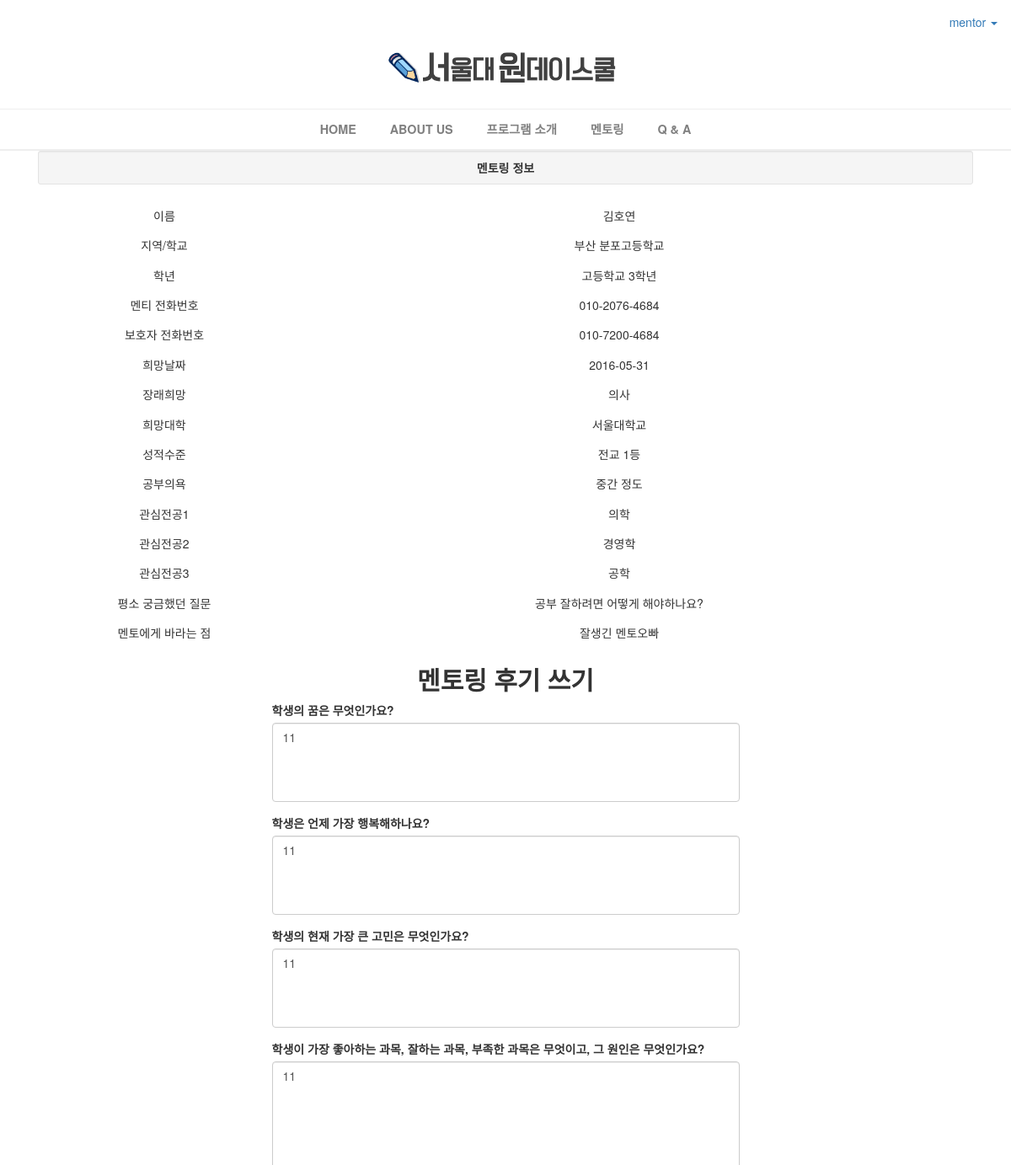
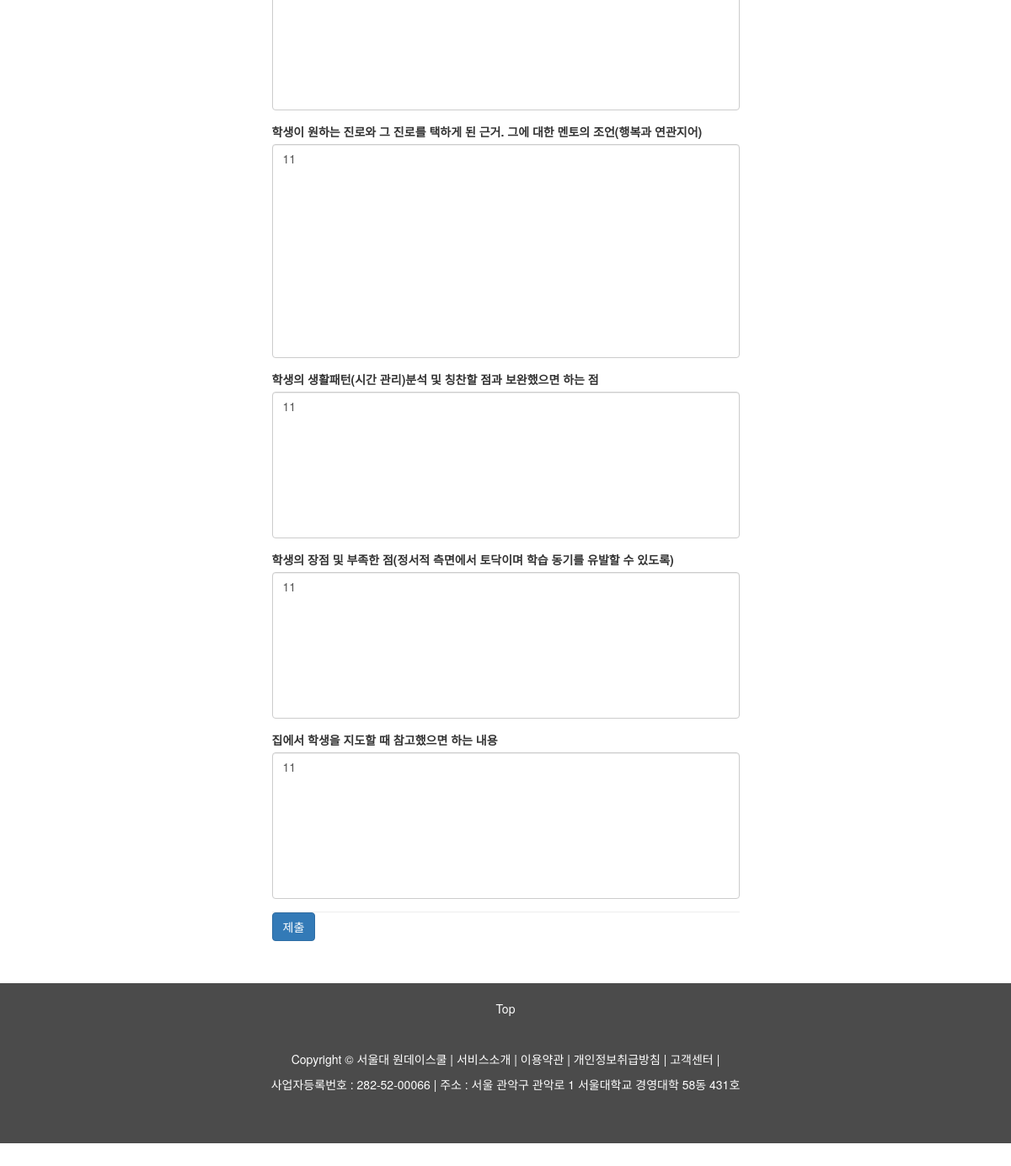
Page /mentoring/5/mentorfeedback/edit/ (signed in) on the committed database (2 pictures, top to bottom).
### mentoring/models.py (models this page shows, shortened)
class Mentoring(models.Model):
    created_at = models.DateTimeField(auto_now_add=True)
    author = models.ForeignKey(settings.AUTH_USER_MODEL, default='1')
    acceptor = models.CharField(max_length=20, default='1', verbose_name='멘토 전화번호')
    capacity = models.PositiveSmallIntegerField(default=0)
    name = models.CharField(max_length=20, verbose_name='이름')
    area_highschool = models.CharField(max_length=40, verbose_name='지역/학교')
    grade = models.CharField(max_length=20, verbose_name='학년')
    phone_mentee = models.CharField(max_length=20, blank=True, verbose_name='학생 전화번호')
    phone_keeper = models.CharField(max_length=20, verbose_name='보호자 전화번호')
    date = models.CharField(max_length=20, verbose_name='희망 날짜')
    wannabe = models.CharField(max_length=40, verbose_name='장래희망')
    university = models.CharField(max_length=30, verbose_name='희망대학')
    rating = models.CharField(max_length=20, verbose_name='성적수준')
    will_to_study = models.CharField(max_length=30, choices=RATING_CHOICES, verbose_name='공부의욕')
    major1 = models.CharField(max_length=40, verbose_name='관심전공1')
    major2 = models.CharField(max_length=40, verbose_name='관심전공2')
    major3 = models.CharField(max_length=40, verbose_name='관심전공3')
    questions = models.TextField(max_length=2000, verbose_name='평소 궁금했던 질문')
    requirements = models.TextField(max_length=2000, verbose_name='멘토에게 바라는 점')
    is_recommended = models.PositiveSmallIntegerField(unique=True, blank=True, null=True)

class Mentorfeedback(models.Model):
    mentoring = models.OneToOneField(Mentoring)
    mentor = models.ForeignKey(settings.AUTH_USER_MODEL)
    created_at = models.DateTimeField(auto_now_add=True)
    dream = models.TextField(max_length=1000, verbose_name="학생의 꿈은 무엇인가요?")
    happiness = models.TextField(max_length=1000, verbose_name="학생은 언제 가장 행복해하나요?")
    worry = models.TextField(max_length=1000, verbose_name="학생의 현재 가장 큰 고민은 무엇인가요?")
    subjects = models.TextField(max_length=1000, verbose_name="학생이 가장 좋아하는 과목, 잘하는 과목, 부족한 과목은 무엇이고, 그 원인은 무엇인가요?")
    future_path = models.TextField(max_length=1000, verbose_name="학생이 원하는 진로와 그 진로를 택하게 된 근거. 그에 대한 멘토의 조언(행복과 연관지어)")
    lifestyle = models.TextField(max_length=1000, verbose_name="학생의 생활패턴(시간 관리)분석 및 칭찬할 점과 보완했으면 하는 점")
    sw =models.TextField(max_length=1000, verbose_name="학생의 장점 및 부족한 점(정서적 측면에서 토닥이며 학습 동기를 유발할 수 있도록)")
    reference = models.TextField(max_length=1000, verbose_name="집에서 학생을 지도할 때 참고했으면 하는 내용")

### mentoring/views.py (the view)
# urls.py: url(r'^(?P<pk>[0-9]+)/mentorfeedback/edit/$', views.mentorfeedback_edit, name='mentorfeedback_edit'),
@login_required
def mentorfeedback_edit(request, pk):
    mentoring = get_object_or_404(Mentoring, pk=pk)
    mentorfeedback = mentoring.mentorfeedback
    if request.method == "POST":
        mentorfeedbackform = MentorfeedbackForm(request.POST, instance=mentorfeedback)
        if mentorfeedbackform.is_valid():
            mentorfeedback = mentorfeedbackform.save(commit=False)
            mentorfeedback.mentoring = mentoring
            mentorfeedback.mentor = request.user
            mentorfeedback.save()
            return redirect(mentorfeedback_detail, pk=pk)
    else:
        mentorfeedbackform = MentorfeedbackForm(instance=mentorfeedback)
    return render(request, 'mentoring/mentorfeedback_form.html', {
        'mentorfeedbackform' : mentorfeedbackform,
        'mentoring' : mentoring,
        })

### mentoring/templates/mentoring/mentorfeedback_form.html (shortened to what this page needs)
{% extends 'mentoring/base.html' %}
{% load staticfiles %}
{% load bootstrap3 %}
{% block style %}
    <link rel="stylesheet" href="{% static 'plan_form.css' %}" />
{% endblock %}
{% block content %}
{% if user.profile.phone == mentoring.acceptor %}
<div class="container">
    <div class="col-md-12" style="text-align: center;">
        <div class="well well-sm">
        <strong>멘토링 정보</strong>
        </div>
        <div>
          <ul class="nav">
            <div class="col-md-12">
                <div class="col-sm-3">
                    <h5>이름</h5>
                </div>
                <div class="col-sm-9">
                    <h5>{{mentoring.name}}</h5>
                </div>
            </div><div class="col-md-12">
                <div class="col-sm-3">
                    <h5>지역/학교</h5>
                </div>
                <div class="col-sm-9">
                    <h5>{{mentoring.area_highschool}}</h5>
                </div>
            </div><div class="col-md-12">
                <div class="col-sm-3">
                    <h5>학년</h5>
                </div>
                <div class="col-sm-9">
                    <h5>{{mentoring.grade}}</h5>
                </div>
            </div><div class="col-md-12">
                <div class="col-sm-3">
                    <h5>멘티 전화번호</h5>
                </div>
                <div class="col-sm-9">
                    <h5>{{mentoring.phone_mentee}}</h5>
                </div>
            </div><div class="col-md-12">
                <div class="col-sm-3">
                    <h5>보호자 전화번호</h5>
                </div>
                <div class="col-sm-9">
                    <h5>{{mentoring.phone_keeper}}</h5>
                </div>
            </div><div class="col-md-12">
                <div class="col-sm-3">
                    <h5>희망날짜</h5>
                </div>
                <div class="col-sm-9">
                    <h5>{{mentoring.date}}</h5>
                </div>
            </div><div class="col-md-12">
                <div class="col-sm-3">
                    <h5>장래희망</h5>
                </div>
                <div class="col-sm-9">
                    <h5>{{mentoring.wannabe}}</h5>
                </div>
            </div><div class="col-md-12">
                <div class="col-sm-3">
                    <h5>희망대학</h5>
                </div>
                <div class="col-sm-9">
                    <h5>{{mentoring.university}}</h5>
                </div>
            </div><div class="col-md-12">
                <div class="col-sm-3">
                    <h5>성적수준</h5>
                </div>
                <div class="col-sm-9">
                    <h5>{{mentoring.rating}}</h5>
                </div>
            </div><div class="col-md-12">
                <div class="col-sm-3">
                    <h5>공부의욕</h5>
                </div>
                <div class="col-sm-9">
                    <h5>{{mentoring.will_to_study}}</h5>
                </div>
            </div>
            <div class="col-md-12">
                <div class="col-sm-3">
                    <h5>관심전공1</h5>
                </div>
                <div class="col-sm-9">
                    <h5>{{mentoring.major1}}</h5>
                </div>
            </div>
            <div class="col-md-12">
                <div class="col-sm-3">
                    <h5>관심전공2</h5>
                </div>
                <div class="col-sm-9">
                    <h5>{{mentoring.major2}}</h5>
                </div>
            </div>
            <div class="col-md-12">
                <div class="col-sm-3">
                    <h5>관심전공3</h5>
                </div>
                <div class="col-sm-9">
                    <h5>{{mentoring.major3}}</h5>
                </div>
            </div>
            <div class="col-md-12">
                <div class="col-sm-3">
                    <h5>평소 궁금했던 질문</h5>
                </div>
                <div class="col-sm-9">
                    <h5>{{mentoring.questions}}</h5>
                </div>
            </div>
            <div class="col-md-12">
                <div class="col-sm-3">
                    <h5>멘토에게 바라는 점</h5>
                </div>
                <div class="col-sm-9">
                    <h5>{{mentoring.requirements}}</h5>
                </div>
            </div>
          </ul>
        </div>
    </div>
    <div class="row">
    <div class="col-sm-8 col-sm-offset-2 text-center">
        <h2><strong>멘토링 후기 쓰기</strong></h2>
    </div>
    <div class="col-sm-6 col-sm-offset-3">
        <form method="post" action="">
            {% bootstrap_form mentorfeedbackform %}
            <hr />
            {% buttons %}
                <button type="submit" class="btn btn-primary">{% bootstrap_icon "ok-sign" %} 제출</button>
            {% endbuttons %}
        </form>
    </div>
    </div>
</div>
{% else %}
자신이 맡은 멘토링의 후기만 쓸 수 있습니다.
{% endif %}
{% endblock %}

### mentoring/templates/mentoring/base.html (shortened to what this page needs)
{% load staticfiles %}
<!DOCTYPE html>
<html lang="en">
<head>
    <link rel="stylesheet" href="{% static 'bootstrap-3.3.6/css/bootstrap.min.css' %}" />
{% block style %}{% endblock %}
    <link rel="stylesheet" href="https://maxcdn.bootstrapcdn.com/font-awesome/4.5.0/css/font-awesome.min.css">
</head>
<body style="min-width: 700px;">
    <nav id="top_nav" class="navbar" role="navigation" style="z-index:100;height:3vw;margin-bottom: 0px;background-color:white;">
        <div id="container">
            <div class="collapse navbar-collapse" style="text-align: center;width: 20%;float: right;" id="bs-example-navbar-collapse-1">
                {% if user.is_authenticated %}
                <ul class="nav navbar-nav navbar-right">
                    <li class="dropdown">
                        <a href="#" class="dropdown-toggle" data-toggle="dropdown">{{ user }} <b class="caret"></b></a>
                    </li>
                </ul>
                {% endif %}
            </div>
        </div>
    </nav>
    <div class="logo_wrapper" style="background-color: white;">
      <div id="logo_div">
        <div class="outer">
          <div class="inner">
            <div class="centered">
        <a href="/" style="display: block;font-size: 0;line-height: 0;"><img src='{% static 'img/sharpa_logo_3.png' %}' style="width: 30%;height: auto; margin: 0 40% 0 36.3%;display: block;font-size: 0;line-height: 0;"/></a>
            </div>
          </div>
        </div>
      </div>
    </div>
    <hr style="background-color: white;" />
      <nav class="navbar" data-spy="affix" data-offset-top="130"style="margin: 0 0 0 0;min-height: 0;" >
        <div id="menu_bar" style="background-color:white;float:center;text-align: center;" >
          <a href="/"><div id="menu"><b>HOME</b></div></a>
          <a href="/intro"><div id="menu"><b>ABOUT US</b></div></a>
          <a href="/program_info"><div id="menu"><b>프로그램 소개</b></div></a>
          <a href="/mentoring/new"><div id="menu"><b>멘토링</b></div></a>
          <a href="/Q&A"><div id="menu"><b>Q & A</b></div></a>
        </div>
      </nav>
      <hr>
{% block content %}
{% endblock %}
<footer class="text-center">
  <div class="a">
      <a href="#" style="color: rgba(254,254,254,1); text-decoration: none;">Top</a>
  </div>
  <br><br>
  <p>Copyright &copy;
    <a href="/intro">서울대 원데이스쿨</a> |
    <a href="/program_info">서비스소개</a> |
    <a href="/access_terms">이용약관</a> |
    <a href="/personal_info_terms">개인정보취급방침</a> |
    <a href="/Q&A">고객센터</a> |</p>
  <p>사업자등록번호 : 282-52-00066 | 주소 : 서울 관악구 관악로 1 서울대학교 경영대학 58동 431호</p>
</footer>
</body>
</html>

### static/plan_form.css (style rules this page uses)
footer { margin: 50px 0; }

### mentoring/templates/mentoring/base.html (style rules this page uses)
hr { margin : 0 0 0 0; }
#menu_bar { width: 100%; max-height: 300px; text-align: center; opacity: 0.9; }
#menu_bar #menu { position: relative; padding: 1% 1.5% 1% 1.5%; display: inline-block; font-size: 1.2vw; text-decoration: none; color : #737373; }
footer { clear:both; background-color: rgba(75,75,75,1); color:rgba(254,254,254,1); padding: 20px 0 50px 0; }
footer p a { color:rgba(254,254,254,1); }

### rows in the picture
Mentoring: name "김호연", area_highschool "부산 분포고등학교", grade "고등학교 3학년", phone_mentee "010-2076-4684", phone_keeper "010-7200-4684", date "2016-05-31", wannabe "의사", university "서울대학교", rating "전교 1등", will_to_study "중간 정도", major1 "의학", major2 "경영학", major3 "공학", questions "공부 잘하려면 어떻게 해야하나요?", requirements "잘생긴 멘토오빠"
Mentorfeedback: dream "11", happiness "11", worry "11", subjects "11", future_path "11", lifestyle "11", sw "11", reference "11"

### other values in the picture
{{ user }} "mentor"
